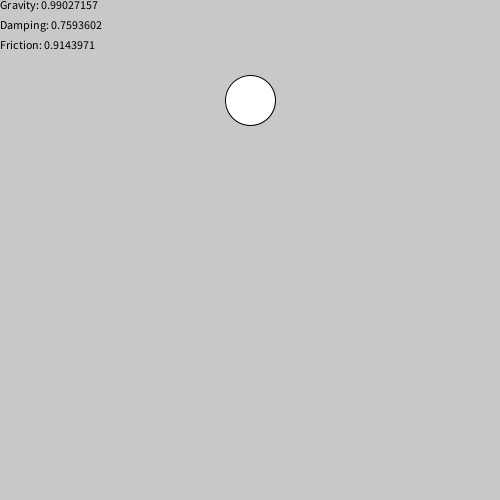
Frame 1 (no input)
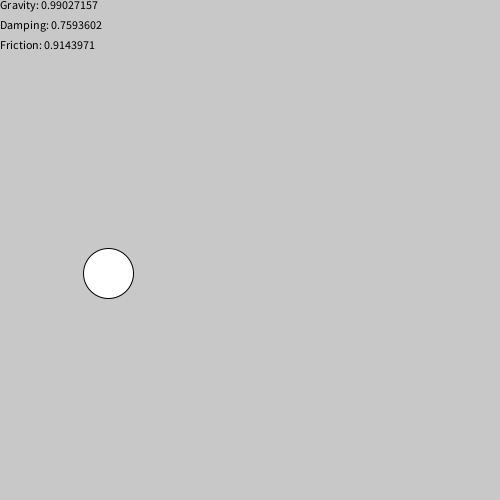
Frame 60 (the mouse pressed at the canvas centre just before this capture)
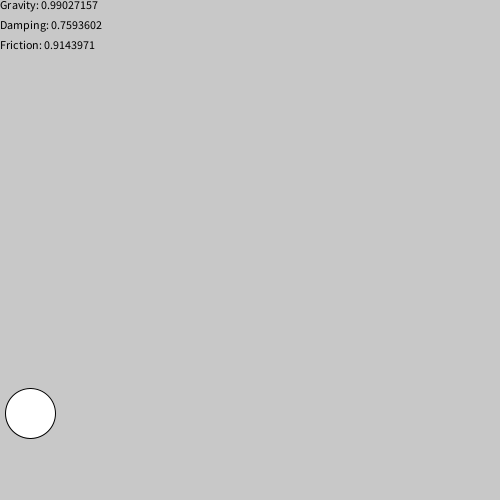
Frame 120 (the mouse held since frame 60 and released just before this capture)

The Processing sketch that drew these frames (run headless with seeded random() and noise(); from frame 60 on, the mouse is pressed at the canvas centre):

// Processing sketch: Gravity
// ── Gravity.pde
// Gravity Example
// A moving circle with gravity, damping, and friction

float x;
float y; 
float yS;
float xS;
float g;
float damping;
float friction;

void setup() {
  size(500, 500);
  x = width / 2;
  y = height / 5;
  yS = random(-5, 5);
  xS = random(-5, 5);
  g = random(0.8, 1);
  damping = random(0.7, 0.95);
  friction = random(0.7, 0.95);
}

void draw() {
  background(200);
  displayStatistics();
  displayCircle();
  moveCircle();
}

void displayStatistics() {
  fill(0);
  textAlign(LEFT, TOP);
  text("Gravity: " + g, 0, 0);
  text("Damping: " + damping, 0, 20);
  text("Friction: " + friction, 0, 40);
}

void displayCircle() {
  fill(255);
  ellipse(x, y, 50, 50);
}

void moveCircle() {
  x += xS; // move in the x-direction; positive xS -> right, negative xS -> left
  y = y + yS; // move in the y-direction; positive yS -> down, negative yS -> up
  yS = yS + g; // account for acceleration from gravity

  // has the circle hit the left or right edge of the screen?
  if (x <= 0) { // left edge
    x = 0; // prevent oscilation bug
    xS *= -friction; // reverse speed, accounting for loss of energy from friction
  } else if (x >= width) { // right edge
    x = width; // prevent oscilation bug
    xS *= -friction; // reverse speed, accounting for loss of energy from friction
  }

  // has the circle hit the top or bottom of the screen?
  if (y <= 0) { // top
    y = 0; // prevent oscilation bug
    yS *= -damping; // reverse speed, accounting for loss of energy from damping
  } else if (y >= height) { // bottom
    y = height; // prevent oscilation bug
    yS *= -damping; // reverse speed, accounting for loss of energy from damping
  }
}
